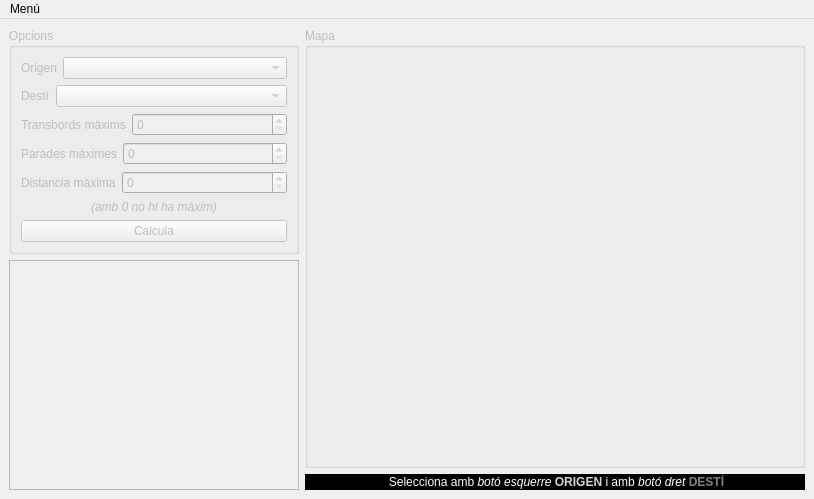
<?xml version="1.0" encoding="UTF-8"?>
<ui version="4.0">
 <class>transPublic</class>
 <widget class="QMainWindow" name="transPublic">
  <property name="geometry">
   <rect>
    <x>0</x>
    <y>0</y>
    <width>814</width>
    <height>499</height>
   </rect>
  </property>
  <property name="sizePolicy">
   <sizepolicy hsizetype="Preferred" vsizetype="Preferred">
    <horstretch>0</horstretch>
    <verstretch>0</verstretch>
   </sizepolicy>
  </property>
  <property name="windowTitle">
   <string>transPublic</string>
  </property>
  <widget class="QWidget" name="centralwidget">
   <property name="enabled">
    <bool>false</bool>
   </property>
   <layout class="QHBoxLayout" name="horizontalLayout_6">
    <item>
     <layout class="QVBoxLayout" name="verticalLayout_2">
      <item>
       <widget class="QGroupBox" name="groupBox">
        <property name="title">
         <string>Opcions</string>
        </property>
        <layout class="QVBoxLayout" name="verticalLayout">
         <item>
          <layout class="QHBoxLayout" name="horizontalLayout">
           <item>
            <widget class="QLabel" name="label">
             <property name="sizePolicy">
              <sizepolicy hsizetype="Maximum" vsizetype="Preferred">
               <horstretch>0</horstretch>
               <verstretch>0</verstretch>
              </sizepolicy>
             </property>
             <property name="text">
              <string>Origen</string>
             </property>
            </widget>
           </item>
           <item>
            <widget class="QComboBox" name="cbOrigen">
             <property name="sizePolicy">
              <sizepolicy hsizetype="Minimum" vsizetype="Minimum">
               <horstretch>0</horstretch>
               <verstretch>0</verstretch>
              </sizepolicy>
             </property>
            </widget>
           </item>
          </layout>
         </item>
         <item>
          <layout class="QHBoxLayout" name="horizontalLayout_2">
           <item>
            <widget class="QLabel" name="label_2">
             <property name="sizePolicy">
              <sizepolicy hsizetype="Maximum" vsizetype="Preferred">
               <horstretch>0</horstretch>
               <verstretch>0</verstretch>
              </sizepolicy>
             </property>
             <property name="text">
              <string>Destí</string>
             </property>
            </widget>
           </item>
           <item>
            <widget class="QComboBox" name="cbDesti">
             <property name="sizePolicy">
              <sizepolicy hsizetype="Minimum" vsizetype="Minimum">
               <horstretch>0</horstretch>
               <verstretch>0</verstretch>
              </sizepolicy>
             </property>
            </widget>
           </item>
          </layout>
         </item>
         <item>
          <layout class="QHBoxLayout" name="horizontalLayout_3">
           <item>
            <widget class="QLabel" name="label_4">
             <property name="sizePolicy">
              <sizepolicy hsizetype="Maximum" vsizetype="Preferred">
               <horstretch>0</horstretch>
               <verstretch>0</verstretch>
              </sizepolicy>
             </property>
             <property name="text">
              <string>Transbords màxims</string>
             </property>
            </widget>
           </item>
           <item>
            <widget class="QSpinBox" name="spTransbords"/>
           </item>
          </layout>
         </item>
         <item>
          <layout class="QHBoxLayout" name="horizontalLayout_4">
           <item>
            <widget class="QLabel" name="label_5">
             <property name="sizePolicy">
              <sizepolicy hsizetype="Maximum" vsizetype="Preferred">
               <horstretch>0</horstretch>
               <verstretch>0</verstretch>
              </sizepolicy>
             </property>
             <property name="text">
              <string>Parades màximes</string>
             </property>
            </widget>
           </item>
           <item>
            <widget class="QSpinBox" name="spParades"/>
           </item>
          </layout>
         </item>
         <item>
          <layout class="QHBoxLayout" name="horizontalLayout_5">
           <item>
            <widget class="QLabel" name="label_6">
             <property name="sizePolicy">
              <sizepolicy hsizetype="Maximum" vsizetype="Preferred">
               <horstretch>0</horstretch>
               <verstretch>0</verstretch>
              </sizepolicy>
             </property>
             <property name="text">
              <string>Distancia màxima</string>
             </property>
            </widget>
           </item>
           <item>
            <widget class="QSpinBox" name="spDistancia"/>
           </item>
          </layout>
         </item>
         <item>
          <widget class="QLabel" name="label_7">
           <property name="sizePolicy">
            <sizepolicy hsizetype="Minimum" vsizetype="Preferred">
             <horstretch>0</horstretch>
             <verstretch>0</verstretch>
            </sizepolicy>
           </property>
           <property name="font">
            <font>
             <italic>true</italic>
            </font>
           </property>
           <property name="text">
            <string>(amb 0 no hi ha màxim)</string>
           </property>
           <property name="alignment">
            <set>Qt::AlignCenter</set>
           </property>
          </widget>
         </item>
         <item>
          <widget class="QPushButton" name="pbCalcula">
           <property name="text">
            <string>Calcula</string>
           </property>
          </widget>
         </item>
        </layout>
       </widget>
      </item>
      <item>
       <widget class="QTextEdit" name="tResultat">
        <property name="readOnly">
         <bool>true</bool>
        </property>
        <property name="html">
         <string>&lt;!DOCTYPE HTML PUBLIC &quot;-//W3C//DTD HTML 4.0//EN&quot; &quot;http://www.w3.org/TR/REC-html40/strict.dtd&quot;&gt;
&lt;html&gt;&lt;head&gt;&lt;meta name=&quot;qrichtext&quot; content=&quot;1&quot; /&gt;&lt;style type=&quot;text/css&quot;&gt;
p, li { white-space: pre-wrap; }
&lt;/style&gt;&lt;/head&gt;&lt;body style=&quot; font-family:'Ubuntu'; font-size:11pt; font-weight:400; font-style:normal;&quot;&gt;
&lt;p style=&quot;-qt-paragraph-type:empty; margin-top:0px; margin-bottom:0px; margin-left:0px; margin-right:0px; -qt-block-indent:0; text-indent:0px;&quot;&gt;&lt;br /&gt;&lt;/p&gt;&lt;/body&gt;&lt;/html&gt;</string>
        </property>
       </widget>
      </item>
     </layout>
    </item>
    <item>
     <layout class="QVBoxLayout" name="verticalLayout_3">
      <item>
       <widget class="QGroupBox" name="mapGruopBox">
        <property name="minimumSize">
         <size>
          <width>500</width>
          <height>300</height>
         </size>
        </property>
        <property name="title">
         <string>Mapa</string>
        </property>
       </widget>
      </item>
      <item>
       <widget class="QLabel" name="label_3">
        <property name="sizePolicy">
         <sizepolicy hsizetype="Minimum" vsizetype="Maximum">
          <horstretch>0</horstretch>
          <verstretch>0</verstretch>
         </sizepolicy>
        </property>
        <property name="autoFillBackground">
         <bool>false</bool>
        </property>
        <property name="styleSheet">
         <string notr="true">background-color: rgb(0, 0, 0);</string>
        </property>
        <property name="frameShape">
         <enum>QFrame::StyledPanel</enum>
        </property>
        <property name="text">
         <string>&lt;html&gt;&lt;head/&gt;&lt;body&gt;&lt;p align=&quot;center&quot;&gt;&lt;span style=&quot; color:#ffffff;&quot;&gt;Selecciona amb &lt;/span&gt;&lt;span style=&quot; font-style:italic; color:#ffffff;&quot;&gt;botó esquerre &lt;/span&gt;&lt;span style=&quot; font-weight:600; color:#d4d4d4;&quot;&gt;ORIGEN &lt;/span&gt;&lt;span style=&quot; color:#ffffff;&quot;&gt;i amb &lt;/span&gt;&lt;span style=&quot; font-style:italic; color:#ffffff;&quot;&gt;botó dret &lt;/span&gt;&lt;span style=&quot; font-weight:600; color:#828282;&quot;&gt;DESTÍ&lt;/span&gt;&lt;/p&gt;&lt;/body&gt;&lt;/html&gt;</string>
        </property>
        <property name="textFormat">
         <enum>Qt::RichText</enum>
        </property>
       </widget>
      </item>
     </layout>
    </item>
   </layout>
  </widget>
  <widget class="QMenuBar" name="menubar">
   <property name="geometry">
    <rect>
     <x>0</x>
     <y>0</y>
     <width>814</width>
     <height>25</height>
    </rect>
   </property>
   <widget class="QMenu" name="menuMen">
    <property name="title">
     <string>Menú</string>
    </property>
    <addaction name="menuOpen"/>
    <addaction name="separator"/>
    <addaction name="menuExit"/>
   </widget>
   <addaction name="menuMen"/>
  </widget>
  <action name="menuOpen">
   <property name="text">
    <string>Obrir...</string>
   </property>
   <property name="shortcut">
    <string>Ctrl+O</string>
   </property>
  </action>
  <action name="menuExit">
   <property name="text">
    <string>Sortir</string>
   </property>
   <property name="shortcut">
    <string>Ctrl+Q</string>
   </property>
  </action>
 </widget>
 <resources/>
 <connections>
  <connection>
   <sender>menuExit</sender>
   <signal>activated()</signal>
   <receiver>transPublic</receiver>
   <slot>close()</slot>
   <hints>
    <hint type="sourcelabel">
     <x>-1</x>
     <y>-1</y>
    </hint>
    <hint type="destinationlabel">
     <x>331</x>
     <y>210</y>
    </hint>
   </hints>
  </connection>
 </connections>
</ui>
